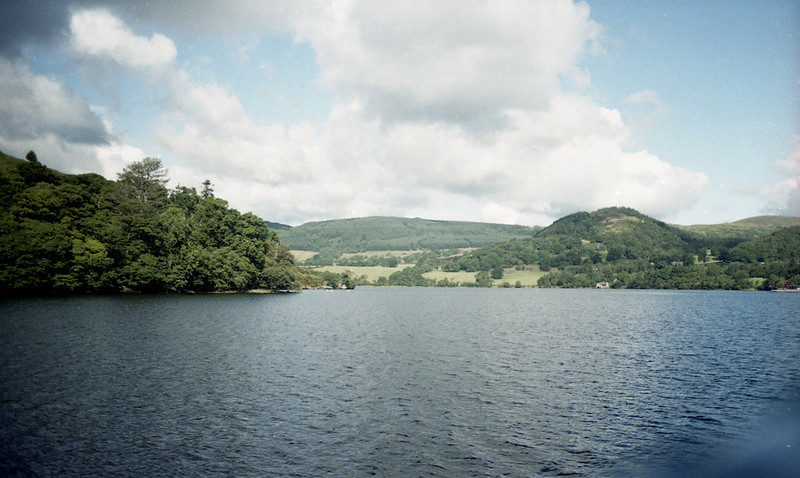
#> input picture dataset/train/l2.jpg, 800 x 478 px, found by its file name
$ python preprocessing.py
#> lines starting #> are read from the running program, lines starting #| are printed output that depends on the picture
#> in preprocess_image, image_bgr is the input picture: shape (478, 800, 3); mean B, G, R 152.7, 150.4, 137.3
import os
import cv2
import numpy as np

from src.config import IMAGE_WIDTH


SUPPORTED_EXTENSIONS = (".jpg", ".jpeg", ".png", ".bmp", ".webp")


def resize_image(image):
    """Resize image to fixed width while preserving aspect ratio."""
    height, width = image.shape[:2]
#> height = 478; width = 800

    new_height = int(height * IMAGE_WIDTH / width)
#> new_height = 298

    return cv2.resize(
        image,
        (IMAGE_WIDTH, new_height),
        interpolation=cv2.INTER_AREA
    )
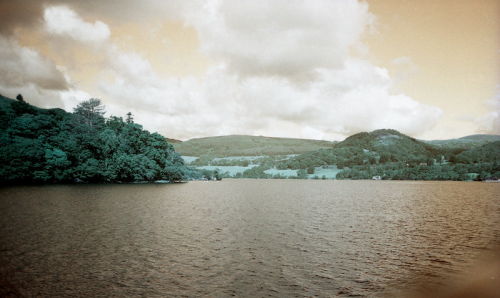
#> returned value: shape (298, 500, 3); mean of channels 0, 1, 2 137.3, 150.4, 152.7; drawn as B, G, R


def rgb_to_yuv(image_rgb):
    """Convert RGB image to YUV and return Y, U, V channels."""
    image_yuv = cv2.cvtColor(image_rgb, cv2.COLOR_RGB2YUV)
#> image_yuv: shape (298, 500, 3); mean of channels 0, 1, 2 146.8, 130.9, 119.7

    y = image_yuv[:, :, 0]
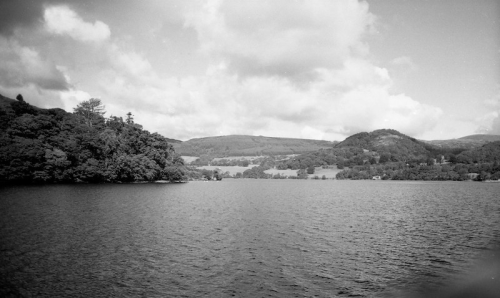
#> y: shape (298, 500); min 0, max 253, mean 146.8
    u = image_yuv[:, :, 1]
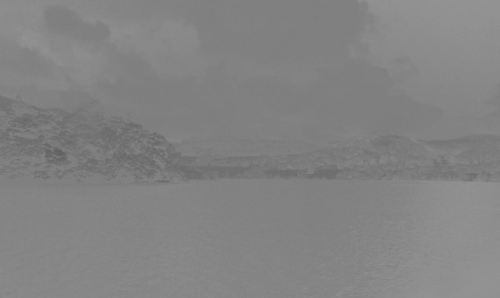
#> u: shape (298, 500); min 96, max 149, mean 130.9
    v = image_yuv[:, :, 2]
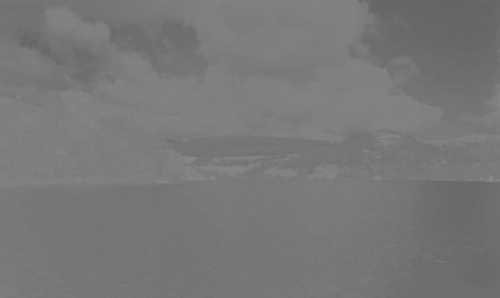
#> v: shape (298, 500); min 99, max 146, mean 119.7
#> pass 3 of the loop in process_dataset, `for split in splits:`:
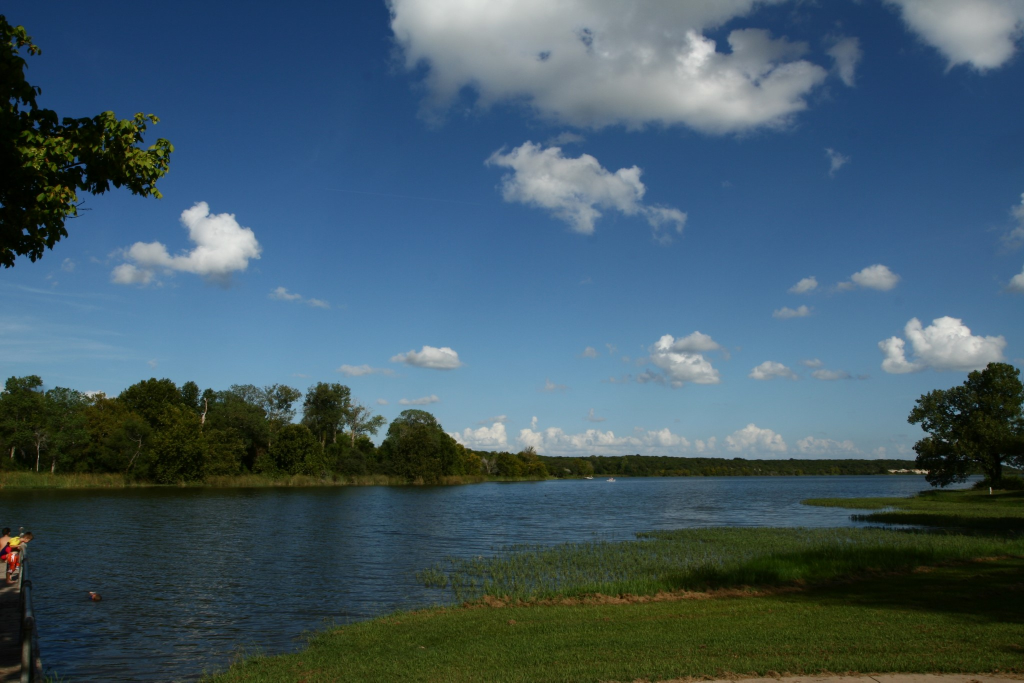
#> input picture dataset/test/l2.jpg, 2048 x 1365 px, found by its file name (shown at 1/2 size)
#> in preprocess_image, image_bgr is the input picture: shape (1365, 2048, 3); mean B, G, R 101.8, 89, 65.3
#> image_rgb: shape (1365, 2048, 3)
#> image_yuv: shape (333, 500, 3); mean of channels 0, 1, 2 83.4, 137.1, 112.1
#> y: shape (333, 500)
#> in rgb_to_yuv (call 3), `u = image_yuv[:, :, 1]`:
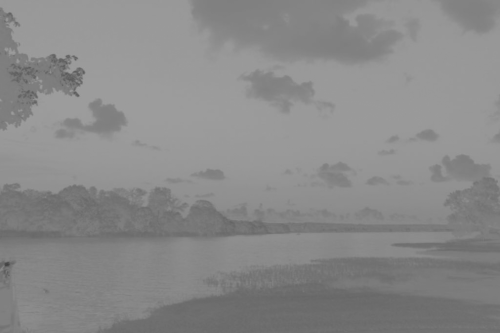
#> u: shape (333, 500); min 66, max 158, mean 137.1
#> in rgb_to_yuv (call 3), `v = image_yuv[:, :, 2]`:
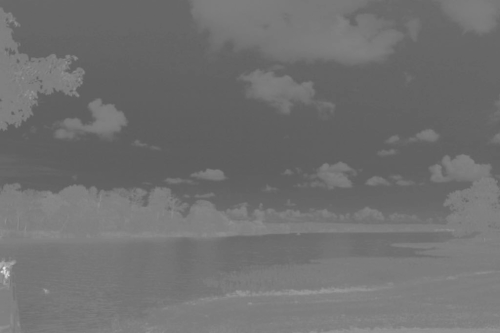
#> v: shape (333, 500); min 92, max 229, mean 112.1

    return y, u, v


def preprocess_image(image_path, split, output_root="outputs"):
    """Preprocess one image."""

    image_bgr = cv2.imread(image_path)

    if image_bgr is None:
        print(f"WARNING: Could not read {image_path}")
        return False

    # OpenCV loads BGR → convert to RGB
    image_rgb = cv2.cvtColor(image_bgr, cv2.COLOR_BGR2RGB)

    # Resize
    image_rgb = resize_image(image_rgb)

    # RGB → YUV
    y, u, v = rgb_to_yuv(image_rgb)

    filename = os.path.splitext(
        os.path.basename(image_path)
    )[0]

    # Save grayscale Y channel
    grayscale_dir = os.path.join(
        output_root,
        "grayscale",
        split
    )

    os.makedirs(grayscale_dir, exist_ok=True)

    grayscale_path = os.path.join(
        grayscale_dir,
        f"{filename}_gray.png"
    )

    cv2.imwrite(grayscale_path, y)

    # Save processed Y, U, V channels
    processed_dir = os.path.join(
        output_root,
        "processed",
        split
    )

    os.makedirs(processed_dir, exist_ok=True)

    np.savez_compressed(
        os.path.join(
            processed_dir,
            f"{filename}.npz"
        ),
        y=y,
        u=u,
        v=v
    )

    return True


def process_dataset():
    """Process train, validation and test datasets."""

    splits = ["train", "validation", "test"]

    total = 0
    successful = 0

    for split in splits:

        input_dir = os.path.join(
            "dataset",
            split
        )

        if not os.path.exists(input_dir):
            print(f"WARNING: {input_dir} does not exist")
            continue

        files = sorted(os.listdir(input_dir))

        print(f"\nProcessing {split} dataset...")

        for filename in files:

            if not filename.lower().endswith(
                SUPPORTED_EXTENSIONS
            ):
                continue

            total += 1

            image_path = os.path.join(
                input_dir,
                filename
            )

            if preprocess_image(
                image_path,
                split
            ):
                successful += 1
                print(f"  ✓ {filename}")

    print("\n" + "=" * 50)
    print("PREPROCESSING COMPLETE")
    print("=" * 50)
    print(f"Images found     : {total}")
    print(f"Images processed : {successful}")
    print(f"Failed           : {total - successful}")


if __name__ == "__main__":
    process_dataset()
